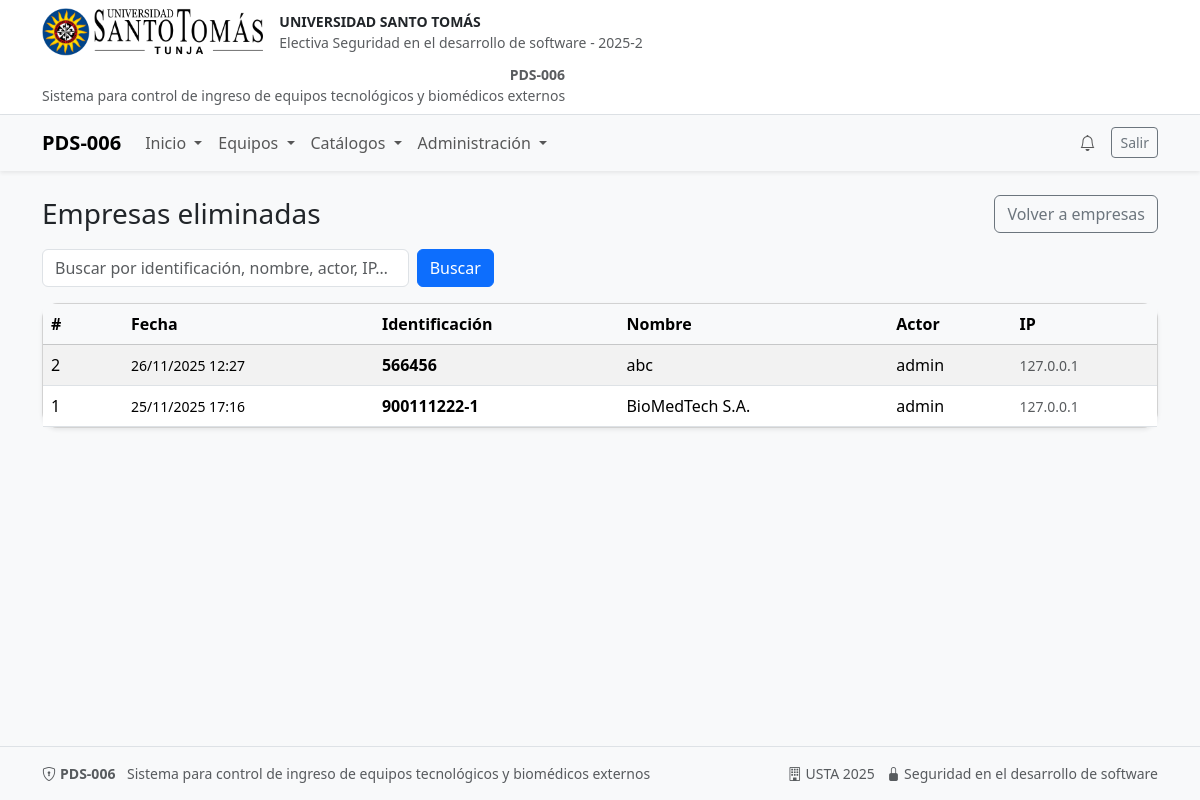
/admin/empresas/eliminadas (signed in), run on the app's committed database.
### models.py (models this page shows, shortened)
class Base(DeclarativeBase):  # para heredar en los modelos, es decir para hacer el mapeo ORM
    pass # pass es para indicar que no hay nada más que hacer aquí, es un marcador de posición.

class EmpresaDeletion(Base):
    __tablename__ = "empresas_deletions"
    id = Column(Integer, primary_key=True)
    empresa_id = Column(Integer, index=True)  # original empresa id (snapshot)
    identificacion = Column(String(50))
    nombre = Column(String(150))
    actor_user_id = Column(Integer, ForeignKey("users.id", ondelete="SET NULL"), nullable=True)
    ip = Column(String(45))
    user_agent = Column(String(255))
    created_at = Column(DateTime(timezone=True), server_default=func.now())
    actor = relationship("User", passive_deletes=True)

class User(Base, UserMixin):
    __tablename__ = "users"
    id: Mapped[int] = mapped_column(Integer, primary_key=True, autoincrement=True)
    identificacion: Mapped[str] = mapped_column(
        String(30),
        unique=True,
        nullable=False,
        index=True
    )
    username: Mapped[str] = mapped_column(String(50), unique=True, nullable=False, index=True)
    email: Mapped[str] = mapped_column(String(120), unique=True, nullable=False, index=True)
    password_hash: Mapped[str] = mapped_column(String(255), nullable=False)
    role: Mapped[str] = mapped_column(
        Enum("admin", "usuario"),
        default="usuario",
        nullable=False
    )

### app.py (the view, shortened to what this page needs)
@app.route("/admin/empresas/eliminadas")
@login_required
@admin_required
def empresas_eliminadas():
    db = SessionLocal()
    try:
        q_text = (request.args.get("q") or "").strip().lower()
        page = max(1, int(request.args.get("page", 1)))
        size = min(100, max(10, int(request.args.get("size", 20))))
        Actor = aliased(models.User)
        qry = (db.query(models.EmpresaDeletion)
               .outerjoin(Actor, models.EmpresaDeletion.actor)
               .options(joinedload(models.EmpresaDeletion.actor))
               .order_by(models.EmpresaDeletion.id.desc()))
        total = qry.count()
        rows = qry.offset((page-1)*size).limit(size).all()
        return render_template(
            "empresas_deleted.html",
            rows=rows, q=q_text, page=page, size=size, total=total
        )
    finally:
        db.close()

### app.py (called while the page is built)
@login_manager.user_loader # carga el usuario a partir del ID almacenado en la sesión
def load_user(user_id):
    db = SessionLocal()
    try:
        return db.get(User, int(user_id))
    finally:
        db.close()

@app.teardown_appcontext # cerrar sesión de BD al terminar request
def remove_session(exception=None):
    SessionLocal.remove()

@app.template_filter("to_colombia") # filtro Jinja2 para convertir fechas a hora Colombia
def to_colombia(value):
    if not value:
        return "—"
    try:
        if value.tzinfo is None:
            value = value.replace(tzinfo=timezone.utc)
        colombia_tz = timezone(timedelta(hours=-5))
        local_value = value.astimezone(colombia_tz)
        return local_value.strftime("%d/%m/%Y %H:%M")
    except Exception:
        return str(value)

def admin_required(view_func):
    @wraps(view_func)
    def wrapper(*args, **kwargs):
        if not current_user.is_authenticated:
            return login_manager.unauthorized()
        if getattr(current_user, "role", None) != "admin":
            flash("No tienes permisos para esta sección.", "danger")
            return redirect(url_for("dashboard"))
        return view_func(*args, **kwargs)
    return wrapper

@app.context_processor
def inject_photo_url_helpers():
    def photo_url(kind: str, obj_id: int):
        path = f"uploads/{kind}_{obj_id}.png"
        full = os.path.join(app.static_folder, path)
        if os.path.exists(full):
            return url_for('static', filename=path)
        return url_for('static', filename='img/logo.png')
    return dict(photo_url=photo_url)

### templates/empresas_deleted.html (shortened to what this page needs)
{% extends "base.html" %}
{% block content %}
<div class="d-flex justify-content-between align-items-center mb-3">
  <h3 class="m-0">Empresas eliminadas</h3>
  <div>
    <a class="btn btn-outline-secondary" href="{{ url_for('empresas_index') }}">Volver a empresas</a>
  </div>
</div>
<form class="row g-2 mb-3" method="get">
  <div class="col-sm-6 col-md-5 col-lg-4">
    <input name="q" value="{{ q or '' }}" class="form-control" placeholder="Buscar por identificación, nombre, actor, IP…">
  </div>
  <div class="col-auto">
    <button class="btn btn-primary" type="submit">Buscar</button>
  </div>
</form>
<div class="card shadow-sm">
  <div class="card-body p-0">
    <div class="table-responsive">
      <table class="table table-striped align-middle m-0">
        <thead class="table-light">
          <tr>
            <th style="width: 80px">#</th>
            <th>Fecha</th>
            <th>Identificación</th>
            <th>Nombre</th>
            <th>Actor</th>
            <th>IP</th>
          </tr>
        </thead>
        <tbody>
            {% for r in rows %}
            <tr>
                <td>{{ r.id }}</td>
                <td><small> {{ r.created_at|to_colombia }}</small></td>
                <td><div class="fw-semibold">{{ r.identificacion or '—' }}</div></td>
                <td><div>{{ r.nombre or '—' }}</div></td>
                <td>{{ r.actor.username if r.actor else '—' }}</td>
                <td><small class="text-muted">{{ r.ip or '—' }}</small></td>
            </tr>
            {% else %}
            <tr><td colspan="6" class="text-center py-4 text-muted">No hay empresas eliminadas.</td></tr>
            {% endfor %}
            </tbody>
      </table>
    </div>
  </div>
</div>
{% endblock %}

### static/css/custom.css (style rules this page uses)
.card { border-radius: 1rem; }

### data on the page
EmpresaDeletion: id "2", created_at|to_colombia "26/11/2025 12:27", identificacion "566456", nombre "abc", actor "admin", ip "127.0.0.1"
EmpresaDeletion: id "1", created_at|to_colombia "25/11/2025 17:16", identificacion "900111222-1", nombre "BioMedTech S.A.", actor "admin", ip "127.0.0.1"
